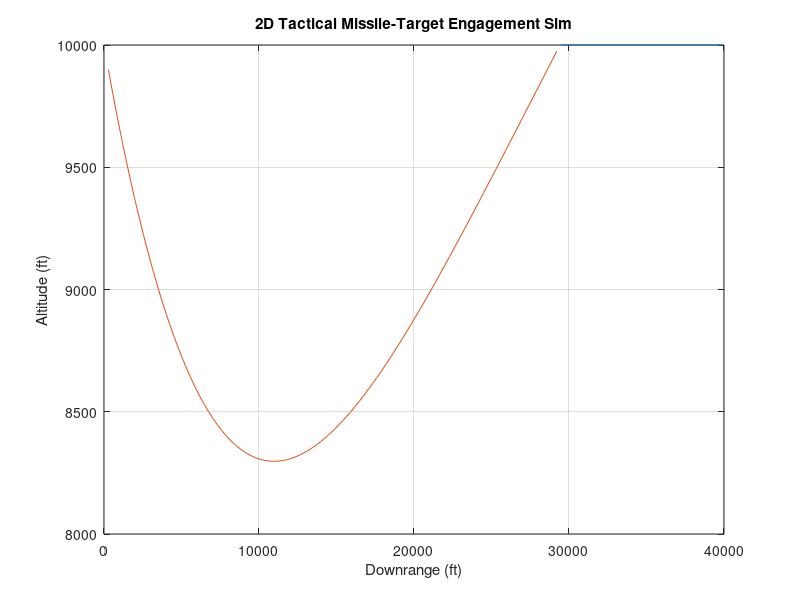

This chart was generated by the following MATLAB code:
% XXXXXXXXXXXXXXXXXXXXXXXXXXXXXXXXXXXXXXXXXXXXXXXXXXXXXXXXXXX
% GNC Software Collection
% Author:   Steven Anderson
% Created:  JUL 2022
% Credit:   Tactical & Strategic Missile Guidance: An
%           Introduction, 7th Ed., Paul Zarchan
% Brief:    Listing 2.1
%           2D Proportional Navigation (missile-target)
% XXXXXXXXXXXXXXXXXXXXXXXXXXXXXXXXXXXXXXXXXXXXXXXXXXXXXXXXXXX

clear all; clc;
fprintf 'starting'
%% initialization
n = 0;
Vm = 3000.;  % missile velocity
Vt = 1000.;  % target velocity
Xnt = 0.;
headEdeg = -20.; % heading error(deg)
Xnp = 4.;
Rm1 = 0.;       % missile pos 1
Rm2 = 10000.;   % missile pos 2
Rt1 = 40000.;   % target pos 1
Rt2 = 10000.;   % target pos 2
beta = 0.;      % target flight path angle

Vt1 = -Vt * cos(beta);
Vt2 = Vt * sin(beta);
headE = headEdeg/57.3;
t = 0.;
s = 0.;

Rtm1 = Rt1 - Rm1;
Rtm2 = Rt2 - Rm2;
Rtm = sqrt(Rtm1^2 + Rtm2^2);

Xlam = atan2(Rtm2,Rtm1);    % LOS angle
Xlead = asin(Vt * sin(beta + Xlam)/Vm);  % lead angle
%thet = Xlam + Xlead;

% initial missile velocity components
Vm1 = Vm * cos(Xlead + headE + Xlam);
Vm2 = Vm * sin(Xlead + headE + Xlam);
Vtm1 = Vt1 - Vm1;
Vtm2 = Vt2 - Vm2;

% closing velocity
Vc = -(Rtm1*Vtm1 + Rtm2*Vtm2)/Rtm;

while Vc >= 0
  if Rtm > 1000
    h = 0.0002;
  else
    h = 0.01;
  endif

  betaOld = beta;
  Rt1Old = Rt1;
  Rt2Old = Rt2;
  Rm1Old = Rm1;
  Rm2Old = Rm2;
  Vm1Old = Vm1;
  Vm2Old = Vm2;

  step = 1;
  flag = 0;
  while step >= 1
    if flag == 1
      step = 2;
      beta = beta + h*betad; % check this
      Rt1 = Rt1 + h*Vt1;
      Rt2 = Rt2 + h*Vt2;
      Rm1 = Rm1 + h*Vm1;
      Rm2 = Rm2 + h*Vm2;
      Vm1 = Vm1 + h*Am1;
      Vm2 = Vm2 + h*Am2;
      t = t + h;
      step = 0;
    endif
    Rtm1 = Rt1 - Rm1;
    Rtm2 = Rt2 - Rm2;
    Rtm = sqrt(Rtm1^2 + Rtm2^2);
    Vtm1 = Vt1 - Vm1;
    Vtm2 = Vt2 - Vm2;
    Vc = -(Rtm1*Vtm1 + Rtm2*Vtm2)/Rtm;
    Xlam = atan2(Rtm2,Rtm1);
    Xlamd = (Rtm1*Vtm2 - Rtm2*Vtm1)/(Rtm^2);
    Xnc = Xnp*Vc*Xlamd;
    Am1 = -Xnc*sin(Xlam);
    Am2 = Xnc*cos(Xlam);;
    Vt1 = -Vt*cos(beta);
    Vt2 = Vt*sin(beta);
    betad = Xnt/Vt;
    flag = 1;
  endwhile

  flag = 0;
  beta = 0.5*(betaOld + beta + h*betad);
  Rt1 = 0.5*(Rt1Old + Rt1 + h*Vt1);
  Rt2 = 0.5*(Rt2Old + Rt2 + h*Vt2);
  Rm1 = 0.5*(Rm1Old + Rm1 + h*Vm1);
  Rm2 = 0.5*(Rm2Old + Rm2 + h*Vm2);
  Vm1 = 0.5*(Vm1Old + Vm1 + h*Am1);
  Vm2 = 0.5*(Vm2Old + Vm2 + h*Am2);
  s = s + h;
  if s >= 0.09999
    s = 0.;
    n = n + 1;
    arrayT(n) = t;
    arrayRt1(n) = Rt1;
    arrayRt2(n) = Rt2;
    arrayRm1(n) = Rm1;
    arrayRm2(n) = Rm2;
    arrayXncg(n) = Xnc/32.2;
    arrayRtm(n) = Rtm;
  endif
  step = 1;
endwhile
Rtm

%% Plotting
figure
plot(arrayRt1,arrayRt2,arrayRm1,arrayRm2)
grid on; hold on;
%plot(arrayRm1,arrayRm2)
title '2D Tactical Missile-Target Engagement Sim'
xlabel 'Downrange (ft)'
ylabel 'Altitude (ft)'


